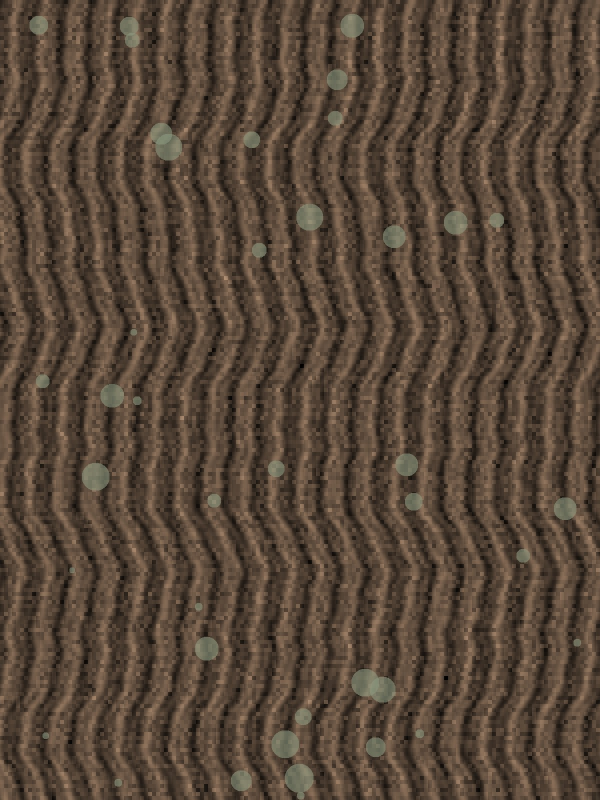
#> input picture mobile/assets/check/sample.jpg, 1200 x 1600 px (shown at 1/2 size)
$ python -i quality.py   (imports and definitions only)   (older library calls are emulated)
#> lines starting #> are read from the running program, lines starting #| are printed output that depends on the picture
"""Cheap, explainable per-view image-quality checks run before any network.

Each check returns a reason the UI can show ("Too blurry — hold steady").
Thresholds are config values. The blur and texture defaults come from
scripts/calibrate_quality.py on 200 BarkNet training images vs. Gaussian-
blurred copies (sigma=3 px at 512 px): Laplacian variance 1st pct 74 (sharp)
vs 99th pct 8.3 (blurred) -> threshold 25 (geometric mean); edge density 1st
pct 0.089 vs 99th pct 0.041 -> 0.06. Exposure limits sit outside the 1st/99th
percentiles of real images (mean luma 41..154, clipped fraction <= 0.08).
Results: runs/quality_calibration.json, docs/experiments.md E-quality.

Checks: blur (variance of Laplacian), exposure (fraction of clipped pixels and
mean luminance), low texture (sky / lens covered / no trunk in frame), and
duplicate views (cosine of the view's embedding to the previous views, done in
the pipeline because it needs the embedding). Species-level "is a tree
visible" is handled by the species gate.
"""

from __future__ import annotations

from dataclasses import dataclass, field

import cv2
import numpy as np


@dataclass
class QualityThresholds:
    min_laplacian_var: float = 25.0
    max_clipped_fraction: float = 0.25
    min_mean_luma: float = 35.0
    max_mean_luma: float = 225.0
    min_edge_density: float = 0.06
    # Distance coaching (warning only): share of 32 px blocks with bark-like texture. Close-up bark
    # photos score 1.0; the same bark shrunk to ~1/3 of the frame on a smooth background ~0.5.
    # Leafy backgrounds are textured too, so this can only say "closer", never "too close".
    good_texture_coverage: float = 0.85
    min_texture_coverage: float = 0.6
    # Duplicate views (embedding cosine to an earlier view). On bark, re-shoots and genuine
    # next views overlap, so only near-identical captures are rejected; the calibrated soft
    # threshold only warns. Both are overridden by the Calibration file.
    max_duplicate_cosine: float = 0.97  # hard: reject
    warn_duplicate_cosine: float = 0.9  # soft: accept with a warning
    min_heading_change_deg: float = 30.0  # rotation views must differ by at least this
    analysis_side: int = 512


@dataclass
class QualityReport:
    ok: bool
    metrics: dict[str, float] = field(default_factory=dict)
    problems: list[str] = field(default_factory=list)
    warnings: list[str] = field(default_factory=list)  # shown to the user; view still accepted
    weight: float = 1.0  # used for quality-weighted multi-view aggregation


def assess(rgb: np.ndarray, th: QualityThresholds = QualityThresholds()) -> QualityReport:
    g = cv2.cvtColor(rgb, cv2.COLOR_RGB2GRAY)
    h, w = g.shape
    s = th.analysis_side / max(h, w)
    if s < 1:  # analyse at a fixed scale so thresholds do not depend on camera resolution
        g = cv2.resize(g, (int(w * s), int(h * s)), interpolation=cv2.INTER_AREA)
    lap = float(cv2.Laplacian(g, cv2.CV_64F).var())
    clipped = float(((g <= 3) | (g >= 252)).mean())
    blown = float((g >= 252).mean())  # only bright clipping means over-exposed (a black frame is "too dark")
    luma = float(g.mean())
    edge_map = cv2.Canny(g, 50, 150) > 0
    edges = float(edge_map.mean())
    m = {"laplacian_var": lap, "clipped_fraction": clipped, "mean_luma": luma, "edge_density": edges,
         "texture_coverage": texture_coverage(edge_map)}
    problems = []
    if lap < th.min_laplacian_var:
        problems.append("blurry: hold the device steady and tap to focus")
    if blown > th.max_clipped_fraction or luma > th.max_mean_luma:
        problems.append("over-exposed: avoid pointing at the sun / bright sky")
    if luma < th.min_mean_luma:
        problems.append("too dark: move to better light or use the torch")
    if edges < th.min_edge_density:
        problems.append("no tree structure visible: frame the trunk or branches")
    warnings = []
    if not problems and m["texture_coverage"] < th.min_texture_coverage:
        warnings.append("too far: move closer so bark fills the whole frame (30-50 cm)")
    elif not problems and m["texture_coverage"] < th.good_texture_coverage:
        warnings.append("almost: a little closer so bark fills the frame edge to edge")
    # Soft weight in [0.25, 1]: sharper views count more in the aggregate.
    weight = float(np.clip(np.log1p(lap) / np.log1p(4 * th.min_laplacian_var), 0.25, 1.0))
    return QualityReport(ok=not problems, metrics=m, problems=problems, warnings=warnings, weight=weight)


def texture_coverage(edge_map: np.ndarray, block: int = 32, min_density: float = 0.04) -> float:
    """Fraction of block x block cells whose edge density looks like bark (0-1)."""
    h, w = edge_map.shape
    hb, wb = h // block, w // block
    if hb == 0 or wb == 0:
        return 1.0
    cells = edge_map[: hb * block, : wb * block].reshape(hb, block, wb, block).mean(axis=(1, 3))
    return float((cells > min_density).mean())


ROTATION_SEQUENCE = ("trunk_north", "trunk_right", "trunk_right2", "trunk_right3")


def heading_problem(view_key: str, heading: float | None, previous: dict[str, float | None],
                    th: QualityThresholds = QualityThresholds()) -> str | None:
    """Protocol check from the compass: consecutive rotation views (quarter-turns around
    the trunk) must differ in heading. Cheap and explainable; it covers the re-shoot
    case that embedding similarity cannot separate on bark (docs/experiments.md E-duplicate)."""
    if heading is None or view_key not in ROTATION_SEQUENCE:
        return None
    i = ROTATION_SEQUENCE.index(view_key)
    if i == 0:
        return None
    prev = previous.get(ROTATION_SEQUENCE[i - 1])
    if prev is None:
        return None
    d = abs((heading - prev + 180.0) % 360.0 - 180.0)
    if d < th.min_heading_change_deg:
        return f"you are still facing the same side ({d:.0f} deg turn): walk a quarter-turn around the tree"
    return None

>>> import cv2
>>> picture = cv2.cvtColor(cv2.imread('../../../mobile/assets/check/sample.jpg'), cv2.COLOR_BGR2RGB)
>>> result = assess(picture)
#> in assess, `g = cv2.cvtColor(rgb, cv2.COLOR_RGB2GRAY)`:
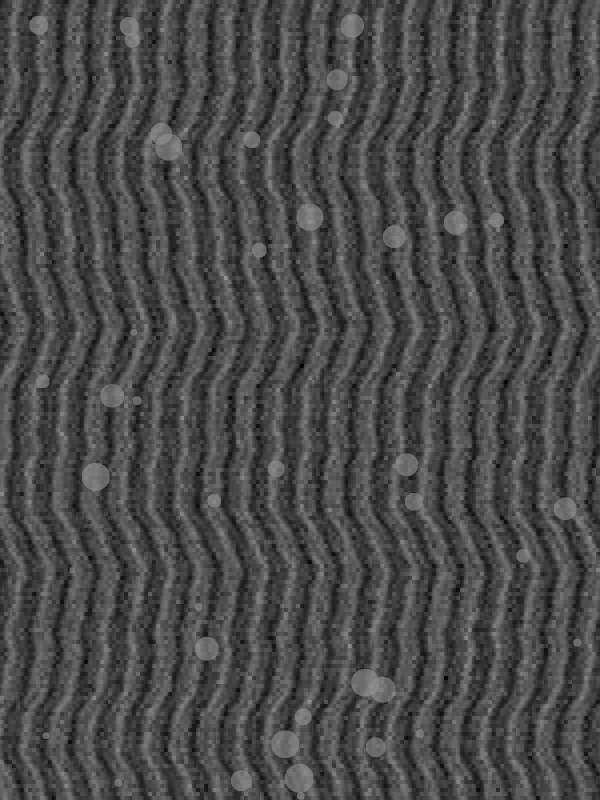
#> g: shape (1600, 1200) (shown at 1/2 size); min 0, max 151, mean 74.1
#> in assess, `g = cv2.resize(g, (int(w * s), int(h * s)), interpolation=cv2.INTER_AR..`:
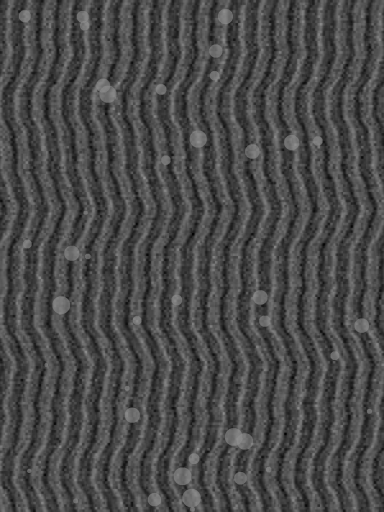
#> g: shape (512, 384); min 1, max 147, mean 74.1
#> in assess, `lap = float(cv2.Laplacian(g, cv2.CV_64F).var())`: lap = 260.7
#> in assess, `clipped = float(((g <= 3) | (g >= 252)).mean())`: clipped = 3.05e-05
#> in assess, `blown = float((g >= 252).mean())  # only bright clipping means over-ex..`: blown = 0
#> in assess, `luma = float(g.mean())`: luma = 74.11
#> in assess, `edge_map = cv2.Canny(g, 50, 150) > 0`:
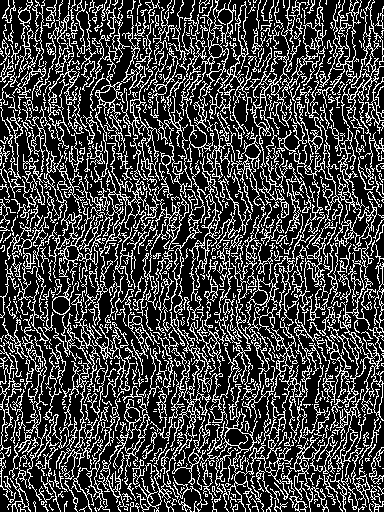
#> edge_map: shape (512, 384) bool; 26.3% white in thin lines or dots
#> in assess, `edges = float(edge_map.mean())`: edges = 0.263
#> in assess, `m = {"laplacian_var": lap, "clipped_fraction": clipped, "mean_luma": l..`: m = {'laplacian_var': 260.7, 'clipped_fraction': 3.05e-05, 'mean_luma': 74.11, 'edge_density': 0.263, 'texture_coverage': 1}
#> in assess, `weight = float(np.clip(np.log1p(lap) / np.log1p(4 * th.min_laplacian_v..`: weight = 1
